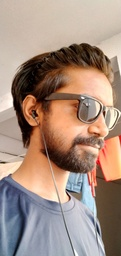
#> input picture Python/Project_A/arjun.jpg, 121 x 256 px, shrunk from 2160 x 4560 before the run
$ python mirror.py
#> lines starting #> are read from the running program, lines starting #| are printed output that depends on the picture
### Python/Project_A/simpleimage.py
#!/usr/bin/env python3

"""
Stanford CS106AP SimpleImage

Written by Nick Parlante, Sonja Johnson-Yu, and Nick Bowman.
 -7/2019  version, has file reading, pix, foreach, hidden get/setpix

SimpleImage Features:
Create image:
  image = SimpleImage.blank(400, 200)   # create new image of size
  image = SimpleImage('foo.jpg')        # create from file

Access size
  image.width, image.height

Get pixel at x,y
  pix = image.get_pixel(x, y)
  # pix is RGB tuple like (100, 200, 0)

Set pixel at x,y
  image.set_pixel(x, y, pix)   # set data by tuple also

Get Pixel object at x,y
  pixel = image.get_pixel(x, y)
  pixel.red = 0
  pixel.blue = 255

Show image on screen
  image.show()

The main() function below demonstrates the above functions as a test.
"""

import sys
# If the following line fails, "Pillow" needs to be installed
from PIL import Image


# [11 lines left out: function clamp, not called in this run]


class Pixel(object):
    """
    A pixel at an x,y in a SimpleImage.
    Supports set/get .red .green .blue
    and get .x .y
    """
    def __init__(self, image, x, y):
        self.image = image
        self._x = x
        self._y = y

    def __str__(self):
        return 'r:' + str(self.red) + ' g:' + str(self.green) + ' b:' + str(self.blue)

    # Pillow image stores each pixel color as a (red, green, blue) tuple.
    # So the functions below have to unpack/repack the tuple to change anything.

    @property
    def red(self):
        return self.image.px[self._x, self._y][0]

    # [4 lines left out: function red, not called in this run]

    @property
    def green(self):
        return self.image.px[self._x, self._y][1]

    # [4 lines left out: function green, not called in this run]

    @property
    def blue(self):
        return self.image.px[self._x, self._y][2]

    # [4 lines left out: function blue, not called in this run]

    @property
    def x(self):
        return self._x

    @property
    def y(self):
        return self._y


# color tuples for background color names 'red' 'white' etc.
BACK_COLORS = {
    'white': (255, 255, 255),
    'black': (0, 0, 0),
    'red': (255, 0, 0),
    'green': (0, 255, 0),
    'blue': (0, 0, 255),
}


class SimpleImage(object):
    def __init__(self, filename, width=0, height=0, back_color=None):
        """
        Create a new image. This case works: SimpleImage('foo.jpg')
        To create a blank image use SimpleImage.blank(500, 300)
        The other parameters here are for internal/experimental use.
        """
#> called with filename = 'arjun.jpg', width = 0, height = 0
        # Create pil_image either from file, or making blank
        if filename:
            self.pil_image = Image.open(filename).convert("RGB")
#> self.pil_image is the input picture: PIL image 121x256 RGB; mean R, G, B 165.8, 141.8, 128
            if self.pil_image.mode != 'RGB':
                raise Exception('Image file is not RGB')
            self._filename = filename  # hold onto
        else:
            if not back_color:
                back_color = 'white'
            color_tuple = BACK_COLORS[back_color]
            if width == 0 or height == 0:
                raise Exception('Creating blank image requires width/height but got {} {}'
                                .format(width, height))
            self.pil_image = Image.new('RGB', (width, height), color_tuple)
        self.px = self.pil_image.load()
        size = self.pil_image.size
#> size = (121, 256)
        self._width = size[0]
#> self._width = 121
        self._height = size[1]
#> self._height = 256
        self.curr_x = 0
        self.curr_y = 0

    def __iter__(self):
        return self

    # [16 lines left out: functions __next__, increment_curr_counters, not called in this run]

    @classmethod
    def blank(cls, width, height, back_color=None):
        """Create a new blank image of the given width and height, optional back_color."""
        return SimpleImage('', width, height, back_color=back_color)

    # [4 lines left out: function file, not called in this run]

    @property
    def width(self):
        """Width of image in pixels."""
        return self._width

    @property
    def height(self):
        """Height of image in pixels."""
        return self._height

    def get_pixel(self, x, y):
        """
        Returns a Pixel at the given x,y, suitable for getting/setting
        .red .green .blue values.
        """
        if x < 0 or x >= self._width or y < 0 or y >= self.height:
            e = Exception('get_pixel bad coordinate x %d y %d (vs. image width %d height %d)' %
                          (x, y, self._width, self.height))
            raise e
        return Pixel(self, x, y)

    def set_pixel(self, x, y, pixel):
        if x < 0 or x >= self._width or y < 0 or y >= self.height:
            e = Exception('set_pixel bad coordinate x %d y %d (vs. image width %d height %d)' %
                          (x, y, self._width, self.height))
            raise e
        self.px[x, y] = (pixel.red, pixel.green, pixel.blue)

    # [7 lines left out: function set_rgb, not called in this run]

    def _get_pix_(self, x, y):
        """Get pix RGB tuple (200, 100, 50) for the given x,y."""
        return self.px[x, y]

    def _set_pix_(self, x, y, pix):
        """Set the given pix RGB tuple into the image at the given x,y."""
        self.px[x, y] = pix

    def show(self):
        """Displays the image using an external utility."""
        self.pil_image.show()

    # [39 lines left out: functions make_as_big_as, main, not called in this run]


# [2 lines that do not run on import are left out]

### Python/Project_A/mirror.py
"""
File: mirror.py
---------------
This program shows an example of creating an image
that shows an original image and its mirror reflection
in a new image.
"""


from simpleimage import SimpleImage


def mirror_image(filename):
    """
    Read an image from the file specified by filename.
    Returns a new images that includes the original image
    and its mirror reflection.
    Returns the resulting "redscreened" image.
    """
#> called with filename = 'arjun.jpg'
    image = SimpleImage(filename)
    width = image.width
#> width = 121
    height = image.height
#> height = 256

    # Create new image to contain mirror reflection
    mirror = SimpleImage.blank(width * 2, height)
#> in __init__ (call 3), `self.pil_image = Image.new('RGB', (width, height), color_tuple)`: self.pil_image: PIL image 242x256 RGB; every value is 255

    for y in range(height):
        for x in range(width):
            pixel = image.get_pixel(x, y)
            mirror.set_pixel(x, y, pixel)
            mirror.set_pixel((width * 2) - (x + 1), y, pixel)
    return mirror


def main():
    """
    Run your desired image manipulation functions here.
    You should store the return value (image) and then
    call .show() to visualize the output of your program.
    """
    original = SimpleImage('arjun.jpg') # '../Stanford/images/burrito.jpg'
    original.show()

    mirrored = mirror_image('arjun.jpg')
    mirrored.show()
#> in show (call 2), `self.pil_image.show()`:
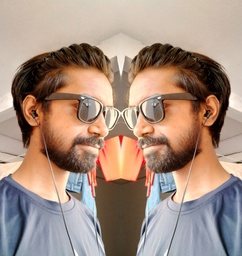
#> shown: PIL image 242x256 RGB; mean R, G, B 165.8, 141.8, 128


if __name__ == '__main__':
    main()
